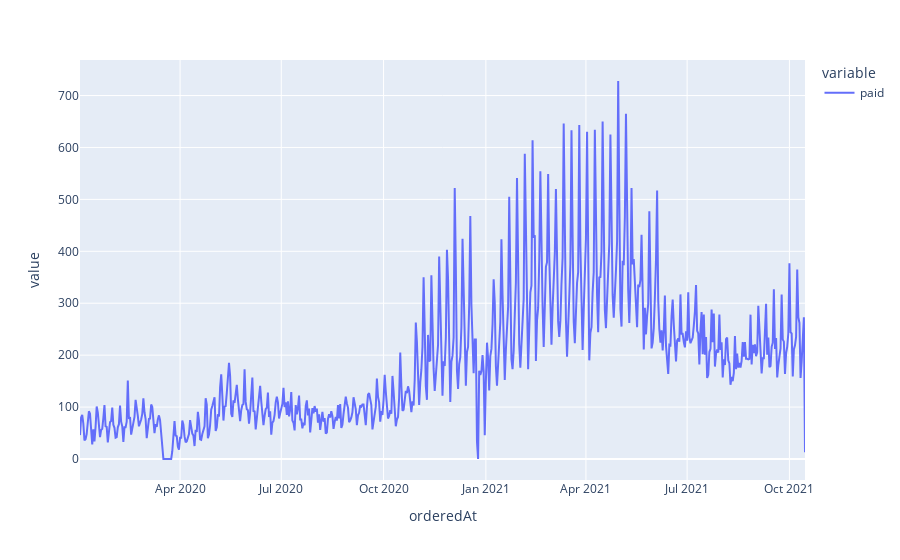

The notebook cell saved with this chart:
### Code cell
ts = pd.read_csv("data/orders.csv", index_col=0)
ts.plot()

### Figure 1 — Plotly figure (JSON) as saved in the notebook; plotly's stock layout.template omitted (floating-point values rounded to 4 significant figures; data arrays with more than 128 entries replaced by an {"elided": "..."} marker saying what was removed)
{"data": [{"hovertemplate": "variable=paid<br>orderedAt=%{x}<br>value=%{y}<extra></extra>", "legendgroup": "paid", "line": {"color": "#636efa", "dash": "solid"}, "mode": "lines", "name": "paid", "orientation": "v", "showlegend": true, "type": "scatter", "x": {"elided": "653 str values"}, "xaxis": "x", "y": {"elided": "653 int values"}, "yaxis": "y"}], "layout": {"legend": {"title": {"text": "variable"}, "tracegroupgap": 0}, "margin": {"t": 60}, "xaxis": {"anchor": "y", "domain": [0, 1], "title": {"text": "orderedAt"}}, "yaxis": {"anchor": "x", "domain": [0, 1], "title": {"text": "value"}}}}
